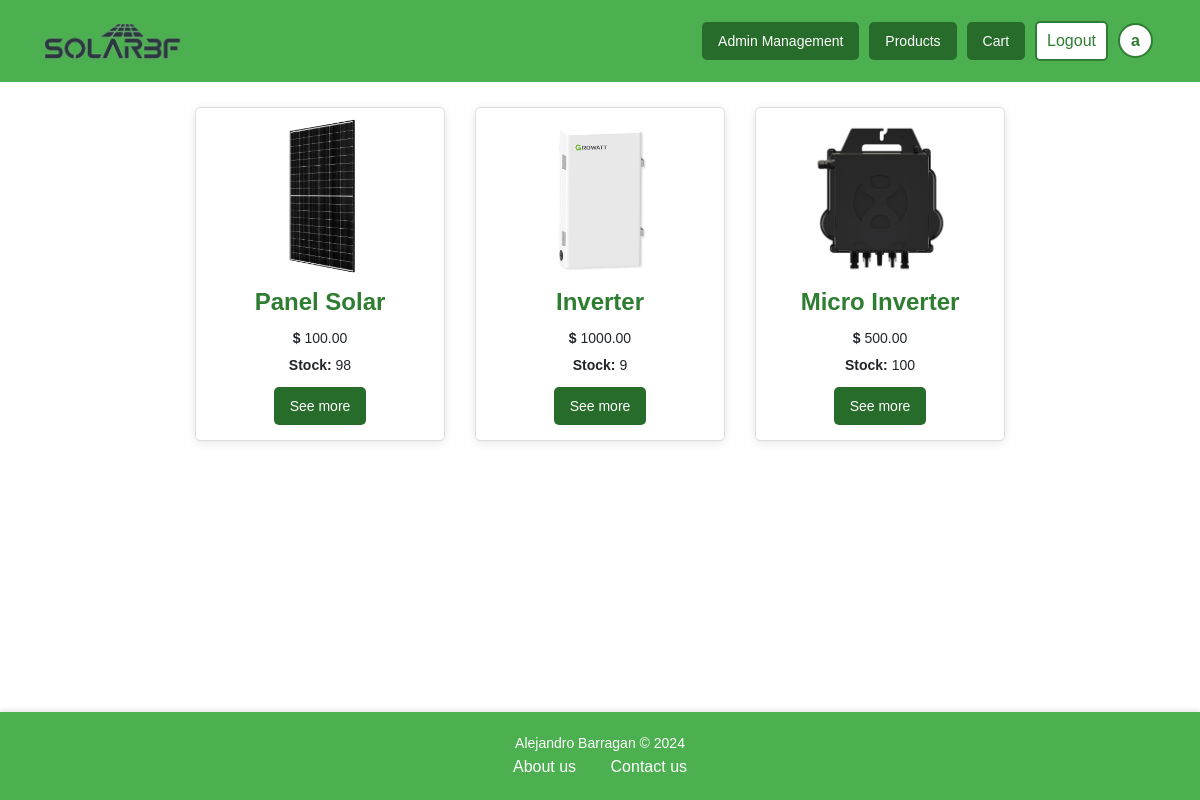
The page /products/ (signed in) on the database as committed earlier.
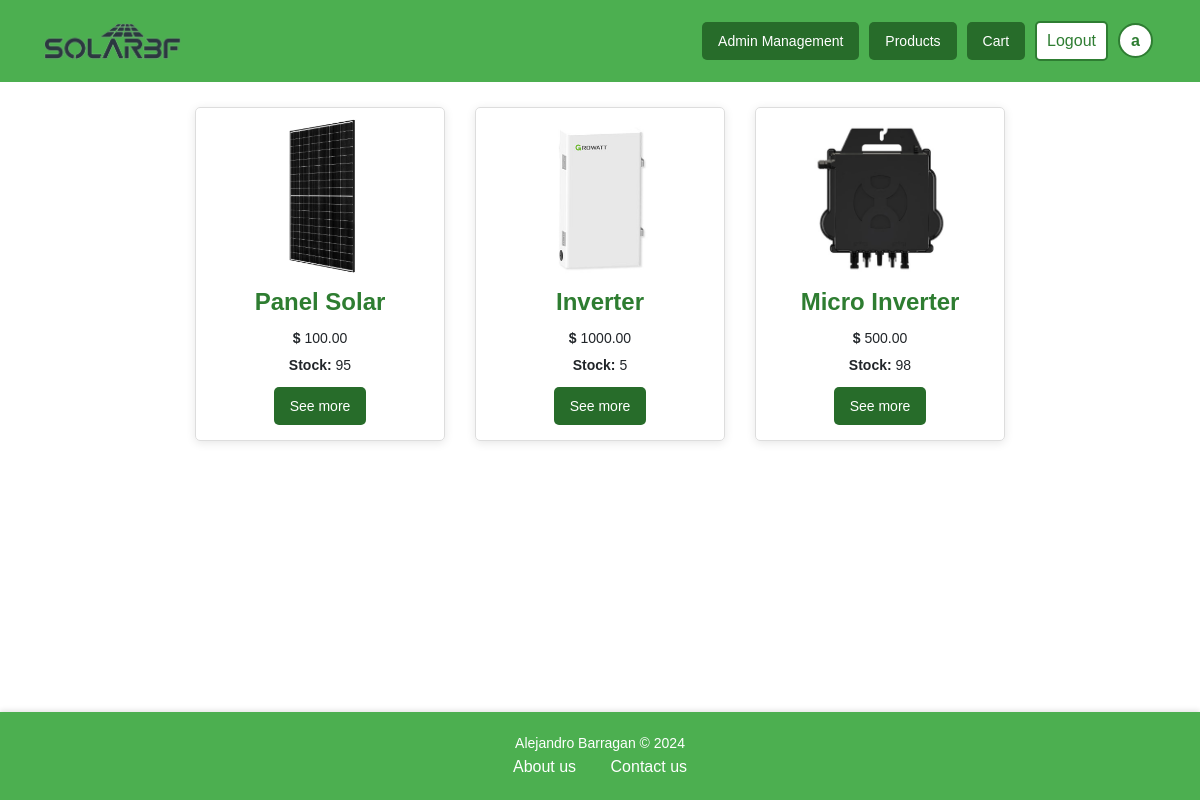
The same page on the database as committed later.
### products/models.py (models this page shows, shortened)
class Product(models.Model):
    name = models.CharField(max_length=255)
    description = models.TextField()
    price = models.DecimalField(max_digits=10, decimal_places=2)
    stock = models.PositiveIntegerField()
    category = models.ForeignKey(Category, on_delete=models.CASCADE)
    image = models.ImageField(upload_to='product_images/', blank=False, null=False)
    created_at = models.DateTimeField(auto_now_add=True)

### products/views.py (the view)
# urls.py: path('', views.product_view, name='products'),
@login_required(login_url='login')
def product_view(request):
    products = Product.objects.all()
    return render(request, 'store/products.html', {'products': products})

### templates/store/products.html (shortened to what this page needs)
{% extends 'base.html' %}
{% load static %}
{% block style %}
    <link rel="stylesheet" href="{% static 'css/card.css' %}"/>
    <link rel="stylesheet" href="{% static 'css/product.css' %}"/>
{% endblock %}
{% block content %}
    {% if user.is_authenticated %}
    <div class="cardb-list">
        {% for product in products %}
            <div class="cardb-item">
                <img src="{{ product.image.url }}" alt="{{ product.name }}">
                <h2>{{ product.name }}</h2>
                <p><strong>$</strong> {{ product.price }}</p>
                <p><strong>Stock:</strong> {{ product.stock }}</p>
                <button class="btn-custom btn-medium btn-primary" data-toggle="modal" data-target="#productModal{{ forloop.counter }}">See more</button>
            </div>
        {% empty %}
            <p>No products available.</p>
        {% endfor %}
    </div>
    {% else %}
        <script>
            window.location.href = "{% url 'home' %}";
        </script>
    {% endif %}
{% endblock %}

Rows that differ between the two databases and show on the page:
changed Product "Panel Solar": stock "98" → "95"
changed Product "Inverter": stock "9" → "5"
changed Product "Micro Inverter": stock "100" → "98"
